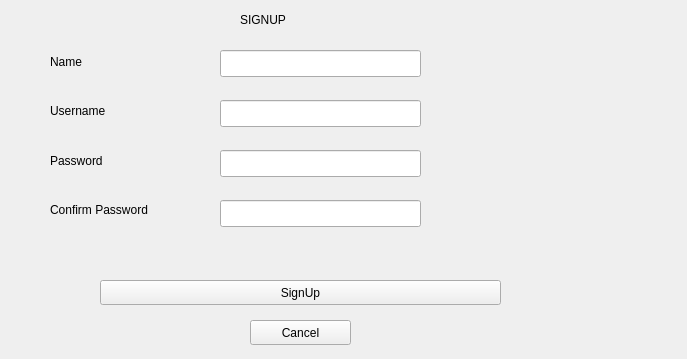
<?xml version="1.0" encoding="UTF-8"?>
<ui version="4.0">
 <class>NewUserSignup</class>
 <widget class="QDialog" name="NewUserSignup">
  <property name="geometry">
   <rect>
    <x>0</x>
    <y>0</y>
    <width>687</width>
    <height>359</height>
   </rect>
  </property>
  <property name="windowTitle">
   <string>Dialog</string>
  </property>
  <widget class="QLineEdit" name="nametext">
   <property name="geometry">
    <rect>
     <x>220</x>
     <y>50</y>
     <width>201</width>
     <height>27</height>
    </rect>
   </property>
  </widget>
  <widget class="QLineEdit" name="usernametext">
   <property name="geometry">
    <rect>
     <x>220</x>
     <y>100</y>
     <width>201</width>
     <height>27</height>
    </rect>
   </property>
  </widget>
  <widget class="QLineEdit" name="passwordtext">
   <property name="geometry">
    <rect>
     <x>220</x>
     <y>150</y>
     <width>201</width>
     <height>27</height>
    </rect>
   </property>
   <property name="font">
    <font>
     <family>Ubuntu</family>
    </font>
   </property>
   <property name="text">
    <string/>
   </property>
   <property name="echoMode">
    <enum>QLineEdit::Password</enum>
   </property>
  </widget>
  <widget class="QToolButton" name="toolButton">
   <property name="geometry">
    <rect>
     <x>100</x>
     <y>280</y>
     <width>401</width>
     <height>25</height>
    </rect>
   </property>
   <property name="text">
    <string>SignUp</string>
   </property>
  </widget>
  <widget class="QLineEdit" name="confirmpasswordtext">
   <property name="geometry">
    <rect>
     <x>220</x>
     <y>200</y>
     <width>201</width>
     <height>27</height>
    </rect>
   </property>
   <property name="text">
    <string/>
   </property>
   <property name="echoMode">
    <enum>QLineEdit::Password</enum>
   </property>
  </widget>
  <widget class="QLabel" name="label_5">
   <property name="geometry">
    <rect>
     <x>240</x>
     <y>10</y>
     <width>61</width>
     <height>20</height>
    </rect>
   </property>
   <property name="text">
    <string>SIGNUP</string>
   </property>
  </widget>
  <widget class="QToolButton" name="toolButton_2">
   <property name="geometry">
    <rect>
     <x>250</x>
     <y>320</y>
     <width>101</width>
     <height>25</height>
    </rect>
   </property>
   <property name="text">
    <string>Cancel</string>
   </property>
  </widget>
  <widget class="QWidget" name="layoutWidget">
   <property name="geometry">
    <rect>
     <x>50</x>
     <y>40</y>
     <width>131</width>
     <height>191</height>
    </rect>
   </property>
   <layout class="QVBoxLayout" name="verticalLayout">
    <item>
     <widget class="QLabel" name="label_2">
      <property name="text">
       <string>Name </string>
      </property>
     </widget>
    </item>
    <item>
     <widget class="QLabel" name="label">
      <property name="text">
       <string>Username</string>
      </property>
     </widget>
    </item>
    <item>
     <widget class="QLabel" name="label_3">
      <property name="text">
       <string>Password</string>
      </property>
     </widget>
    </item>
    <item>
     <widget class="QLabel" name="label_4">
      <property name="text">
       <string>Confirm Password</string>
      </property>
     </widget>
    </item>
   </layout>
  </widget>
  <widget class="QLabel" name="label_6">
   <property name="geometry">
    <rect>
     <x>440</x>
     <y>150</y>
     <width>67</width>
     <height>17</height>
    </rect>
   </property>
   <property name="text">
    <string/>
   </property>
  </widget>
  <widget class="QLabel" name="label_7">
   <property name="geometry">
    <rect>
     <x>430</x>
     <y>200</y>
     <width>221</width>
     <height>17</height>
    </rect>
   </property>
   <property name="text">
    <string/>
   </property>
  </widget>
 </widget>
 <resources/>
 <connections/>
</ui>
